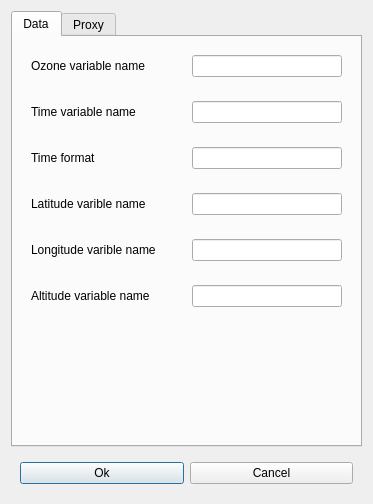
<?xml version="1.0" encoding="UTF-8"?>
<ui version="4.0">
 <class>Settings</class>
 <widget class="QDialog" name="Settings">
  <property name="geometry">
   <rect>
    <x>0</x>
    <y>0</y>
    <width>373</width>
    <height>504</height>
   </rect>
  </property>
  <property name="windowTitle">
   <string>Dialog</string>
  </property>
  <layout class="QVBoxLayout" name="verticalLayout">
   <item>
    <widget class="QTabWidget" name="tabWidget">
     <property name="currentIndex">
      <number>0</number>
     </property>
     <widget class="QWidget" name="data_tab">
      <attribute name="title">
       <string>Data</string>
      </attribute>
      <layout class="QVBoxLayout" name="verticalLayout_2">
       <item>
        <widget class="QWidget" name="widget_10" native="true">
         <layout class="QHBoxLayout" name="horizontalLayout_10">
          <item>
           <widget class="QLabel" name="label_9">
            <property name="text">
             <string>Ozone variable name</string>
            </property>
           </widget>
          </item>
          <item>
           <spacer name="horizontalSpacer_9">
            <property name="orientation">
             <enum>Qt::Horizontal</enum>
            </property>
            <property name="sizeHint" stdset="0">
             <size>
              <width>40</width>
              <height>20</height>
             </size>
            </property>
           </spacer>
          </item>
          <item>
           <widget class="QLineEdit" name="data_o3_var">
            <property name="sizePolicy">
             <sizepolicy hsizetype="Fixed" vsizetype="Fixed">
              <horstretch>0</horstretch>
              <verstretch>0</verstretch>
             </sizepolicy>
            </property>
            <property name="minimumSize">
             <size>
              <width>150</width>
              <height>0</height>
             </size>
            </property>
            <property name="toolTip">
             <string>&lt;html&gt;&lt;head/&gt;&lt;body&gt;&lt;p&gt;Variable name of time for netCDF files.&lt;br/&gt;Multiple variable names can be used when seperated by &amp;quot;,&amp;quot;.&lt;/p&gt;&lt;/body&gt;&lt;/html&gt;</string>
            </property>
            <property name="alignment">
             <set>Qt::AlignCenter</set>
            </property>
           </widget>
          </item>
         </layout>
        </widget>
       </item>
       <item>
        <widget class="QWidget" name="widget_2" native="true">
         <layout class="QHBoxLayout" name="horizontalLayout_2">
          <item>
           <widget class="QLabel" name="label">
            <property name="text">
             <string>Time variable name</string>
            </property>
           </widget>
          </item>
          <item>
           <spacer name="horizontalSpacer">
            <property name="orientation">
             <enum>Qt::Horizontal</enum>
            </property>
            <property name="sizeType">
             <enum>QSizePolicy::Expanding</enum>
            </property>
            <property name="sizeHint" stdset="0">
             <size>
              <width>40</width>
              <height>20</height>
             </size>
            </property>
           </spacer>
          </item>
          <item>
           <widget class="QLineEdit" name="data_time_var">
            <property name="sizePolicy">
             <sizepolicy hsizetype="Fixed" vsizetype="Fixed">
              <horstretch>0</horstretch>
              <verstretch>0</verstretch>
             </sizepolicy>
            </property>
            <property name="minimumSize">
             <size>
              <width>150</width>
              <height>0</height>
             </size>
            </property>
            <property name="toolTip">
             <string>&lt;html&gt;&lt;head/&gt;&lt;body&gt;&lt;p&gt;Variable name of time for netCDF files.&lt;br/&gt;Multiple variable names can be used when seperated by &amp;quot;,&amp;quot;.&lt;/p&gt;&lt;/body&gt;&lt;/html&gt;</string>
            </property>
            <property name="alignment">
             <set>Qt::AlignCenter</set>
            </property>
           </widget>
          </item>
         </layout>
        </widget>
       </item>
       <item>
        <widget class="QWidget" name="widget_3" native="true">
         <layout class="QHBoxLayout" name="horizontalLayout_3">
          <item>
           <widget class="QLabel" name="label_2">
            <property name="text">
             <string>Time format</string>
            </property>
           </widget>
          </item>
          <item>
           <spacer name="horizontalSpacer_2">
            <property name="orientation">
             <enum>Qt::Horizontal</enum>
            </property>
            <property name="sizeType">
             <enum>QSizePolicy::Expanding</enum>
            </property>
            <property name="sizeHint" stdset="0">
             <size>
              <width>40</width>
              <height>20</height>
             </size>
            </property>
           </spacer>
          </item>
          <item>
           <widget class="QLineEdit" name="data_time_form">
            <property name="sizePolicy">
             <sizepolicy hsizetype="Fixed" vsizetype="Fixed">
              <horstretch>0</horstretch>
              <verstretch>0</verstretch>
             </sizepolicy>
            </property>
            <property name="minimumSize">
             <size>
              <width>150</width>
              <height>0</height>
             </size>
            </property>
            <property name="toolTip">
             <string>&lt;html&gt;&lt;head/&gt;&lt;body&gt;&lt;p&gt;Time format in which the time is saved in for any type of file.&lt;/p&gt;&lt;p&gt;Only one format can be used. For loading multiple files with different formats, change the format depending on which file will be loaded next.&lt;/p&gt;&lt;/body&gt;&lt;/html&gt;</string>
            </property>
            <property name="alignment">
             <set>Qt::AlignCenter</set>
            </property>
           </widget>
          </item>
         </layout>
        </widget>
       </item>
       <item>
        <widget class="QWidget" name="widget_4" native="true">
         <layout class="QHBoxLayout" name="horizontalLayout_4">
          <item>
           <widget class="QLabel" name="label_3">
            <property name="text">
             <string>Latitude varible name</string>
            </property>
           </widget>
          </item>
          <item>
           <spacer name="horizontalSpacer_3">
            <property name="orientation">
             <enum>Qt::Horizontal</enum>
            </property>
            <property name="sizeType">
             <enum>QSizePolicy::Expanding</enum>
            </property>
            <property name="sizeHint" stdset="0">
             <size>
              <width>40</width>
              <height>20</height>
             </size>
            </property>
           </spacer>
          </item>
          <item>
           <widget class="QLineEdit" name="data_lat_var">
            <property name="sizePolicy">
             <sizepolicy hsizetype="Fixed" vsizetype="Fixed">
              <horstretch>0</horstretch>
              <verstretch>0</verstretch>
             </sizepolicy>
            </property>
            <property name="minimumSize">
             <size>
              <width>150</width>
              <height>0</height>
             </size>
            </property>
            <property name="toolTip">
             <string>&lt;html&gt;&lt;head/&gt;&lt;body&gt;&lt;p&gt;Variable name of latitude for netCDF files.&lt;br/&gt;Multiple variable names can be used when seperated by &amp;quot;,&amp;quot;.&lt;/p&gt;&lt;/body&gt;&lt;/html&gt;</string>
            </property>
            <property name="alignment">
             <set>Qt::AlignCenter</set>
            </property>
           </widget>
          </item>
         </layout>
        </widget>
       </item>
       <item>
        <widget class="QWidget" name="widget_5" native="true">
         <layout class="QHBoxLayout" name="horizontalLayout_5">
          <item>
           <widget class="QLabel" name="label_4">
            <property name="text">
             <string>Longitude varible name</string>
            </property>
           </widget>
          </item>
          <item>
           <spacer name="horizontalSpacer_4">
            <property name="orientation">
             <enum>Qt::Horizontal</enum>
            </property>
            <property name="sizeType">
             <enum>QSizePolicy::Expanding</enum>
            </property>
            <property name="sizeHint" stdset="0">
             <size>
              <width>40</width>
              <height>20</height>
             </size>
            </property>
           </spacer>
          </item>
          <item>
           <widget class="QLineEdit" name="data_lon_var">
            <property name="sizePolicy">
             <sizepolicy hsizetype="Fixed" vsizetype="Fixed">
              <horstretch>0</horstretch>
              <verstretch>0</verstretch>
             </sizepolicy>
            </property>
            <property name="minimumSize">
             <size>
              <width>150</width>
              <height>0</height>
             </size>
            </property>
            <property name="toolTip">
             <string>&lt;html&gt;&lt;head/&gt;&lt;body&gt;&lt;p&gt;Variable name of longitude for netCDF files.&lt;br/&gt;Multiple variable names can be used when seperated by &amp;quot;,&amp;quot;.&lt;/p&gt;&lt;/body&gt;&lt;/html&gt;</string>
            </property>
            <property name="alignment">
             <set>Qt::AlignCenter</set>
            </property>
           </widget>
          </item>
         </layout>
        </widget>
       </item>
       <item>
        <widget class="QWidget" name="widget_6" native="true">
         <layout class="QHBoxLayout" name="horizontalLayout_6">
          <item>
           <widget class="QLabel" name="label_5">
            <property name="text">
             <string>Altitude variable name</string>
            </property>
           </widget>
          </item>
          <item>
           <spacer name="horizontalSpacer_5">
            <property name="orientation">
             <enum>Qt::Horizontal</enum>
            </property>
            <property name="sizeType">
             <enum>QSizePolicy::Expanding</enum>
            </property>
            <property name="sizeHint" stdset="0">
             <size>
              <width>40</width>
              <height>20</height>
             </size>
            </property>
           </spacer>
          </item>
          <item>
           <widget class="QLineEdit" name="data_alt_var">
            <property name="sizePolicy">
             <sizepolicy hsizetype="Fixed" vsizetype="Fixed">
              <horstretch>0</horstretch>
              <verstretch>0</verstretch>
             </sizepolicy>
            </property>
            <property name="minimumSize">
             <size>
              <width>150</width>
              <height>0</height>
             </size>
            </property>
            <property name="toolTip">
             <string>&lt;html&gt;&lt;head/&gt;&lt;body&gt;&lt;p&gt;Variable name of altitude for netCDF files.&lt;br/&gt;Multiple variable names can be used when seperated by &amp;quot;,&amp;quot;.&lt;/p&gt;&lt;/body&gt;&lt;/html&gt;</string>
            </property>
            <property name="alignment">
             <set>Qt::AlignCenter</set>
            </property>
           </widget>
          </item>
         </layout>
        </widget>
       </item>
       <item>
        <spacer name="verticalSpacer">
         <property name="orientation">
          <enum>Qt::Vertical</enum>
         </property>
         <property name="sizeHint" stdset="0">
          <size>
           <width>20</width>
           <height>40</height>
          </size>
         </property>
        </spacer>
       </item>
      </layout>
     </widget>
     <widget class="QWidget" name="proxy_tab">
      <attribute name="title">
       <string>Proxy</string>
      </attribute>
      <layout class="QVBoxLayout" name="verticalLayout_3">
       <item>
        <widget class="QWidget" name="widget_7" native="true">
         <layout class="QHBoxLayout" name="horizontalLayout_7">
          <item>
           <widget class="QLabel" name="label_6">
            <property name="text">
             <string>Time format</string>
            </property>
           </widget>
          </item>
          <item>
           <spacer name="horizontalSpacer_6">
            <property name="orientation">
             <enum>Qt::Horizontal</enum>
            </property>
            <property name="sizeHint" stdset="0">
             <size>
              <width>40</width>
              <height>20</height>
             </size>
            </property>
           </spacer>
          </item>
          <item>
           <widget class="QLineEdit" name="proxy_time_form">
            <property name="sizePolicy">
             <sizepolicy hsizetype="Fixed" vsizetype="Fixed">
              <horstretch>0</horstretch>
              <verstretch>0</verstretch>
             </sizepolicy>
            </property>
            <property name="minimumSize">
             <size>
              <width>150</width>
              <height>0</height>
             </size>
            </property>
            <property name="alignment">
             <set>Qt::AlignCenter</set>
            </property>
           </widget>
          </item>
         </layout>
        </widget>
       </item>
       <item>
        <widget class="QWidget" name="widget_8" native="true">
         <layout class="QHBoxLayout" name="horizontalLayout_8">
          <item>
           <widget class="QLabel" name="label_7">
            <property name="text">
             <string>Comment symbol</string>
            </property>
           </widget>
          </item>
          <item>
           <spacer name="horizontalSpacer_7">
            <property name="orientation">
             <enum>Qt::Horizontal</enum>
            </property>
            <property name="sizeHint" stdset="0">
             <size>
              <width>40</width>
              <height>20</height>
             </size>
            </property>
           </spacer>
          </item>
          <item>
           <widget class="QLineEdit" name="proxy_comm">
            <property name="sizePolicy">
             <sizepolicy hsizetype="Fixed" vsizetype="Fixed">
              <horstretch>0</horstretch>
              <verstretch>0</verstretch>
             </sizepolicy>
            </property>
            <property name="minimumSize">
             <size>
              <width>150</width>
              <height>0</height>
             </size>
            </property>
            <property name="alignment">
             <set>Qt::AlignCenter</set>
            </property>
           </widget>
          </item>
         </layout>
        </widget>
       </item>
       <item>
        <widget class="QWidget" name="widget_9" native="true">
         <layout class="QHBoxLayout" name="horizontalLayout_9">
          <item>
           <widget class="QLabel" name="label_8">
            <property name="text">
             <string>Header Size</string>
            </property>
           </widget>
          </item>
          <item>
           <spacer name="horizontalSpacer_8">
            <property name="orientation">
             <enum>Qt::Horizontal</enum>
            </property>
            <property name="sizeHint" stdset="0">
             <size>
              <width>40</width>
              <height>20</height>
             </size>
            </property>
           </spacer>
          </item>
          <item>
           <widget class="QLineEdit" name="proxy_header">
            <property name="sizePolicy">
             <sizepolicy hsizetype="Fixed" vsizetype="Fixed">
              <horstretch>0</horstretch>
              <verstretch>0</verstretch>
             </sizepolicy>
            </property>
            <property name="minimumSize">
             <size>
              <width>150</width>
              <height>0</height>
             </size>
            </property>
            <property name="alignment">
             <set>Qt::AlignCenter</set>
            </property>
           </widget>
          </item>
         </layout>
        </widget>
       </item>
       <item>
        <spacer name="verticalSpacer_2">
         <property name="orientation">
          <enum>Qt::Vertical</enum>
         </property>
         <property name="sizeHint" stdset="0">
          <size>
           <width>20</width>
           <height>238</height>
          </size>
         </property>
        </spacer>
       </item>
      </layout>
     </widget>
    </widget>
   </item>
   <item>
    <widget class="QWidget" name="widget" native="true">
     <property name="sizePolicy">
      <sizepolicy hsizetype="Preferred" vsizetype="Maximum">
       <horstretch>0</horstretch>
       <verstretch>0</verstretch>
      </sizepolicy>
     </property>
     <layout class="QHBoxLayout" name="horizontalLayout">
      <item>
       <widget class="QPushButton" name="bttn_ok">
        <property name="text">
         <string>Ok</string>
        </property>
       </widget>
      </item>
      <item>
       <widget class="QPushButton" name="bttn_cancel">
        <property name="text">
         <string>Cancel</string>
        </property>
       </widget>
      </item>
     </layout>
    </widget>
   </item>
  </layout>
 </widget>
 <resources/>
 <connections/>
</ui>
